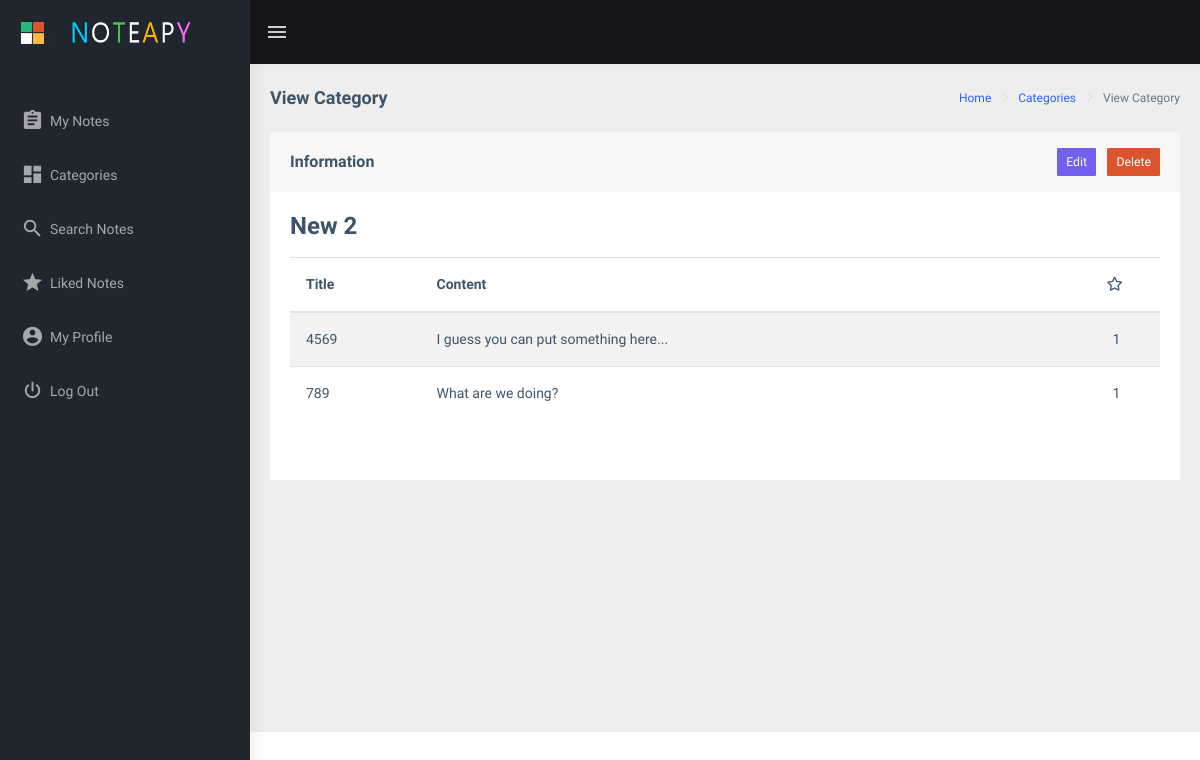
/categories/view/8/ (signed in), run on an earlier commit of the app's database.
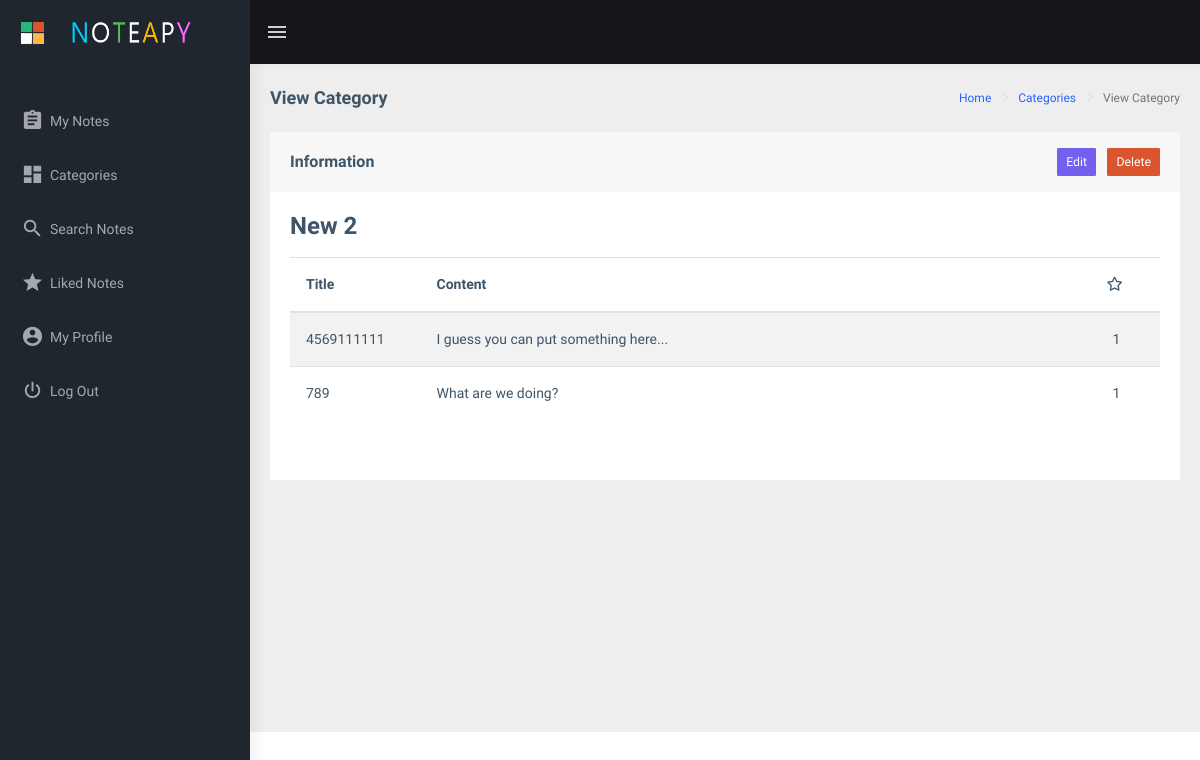
And on a later commit of the database.
### main/models.py (models this page shows, shortened)
class Notes(models.Model):
    title    = models.CharField(max_length=30)
    content  = models.TextField()
    author   = models.ForeignKey(User, on_delete=models.CASCADE)
    category = models.ForeignKey(Categories, on_delete=models.CASCADE)
    num_of_favorites = models.IntegerField()
    class Meta:
        verbose_name_plural = "Notes"

### main/views/categories.py (the view)
# urls.py: path('categories/view/<int:id>/', views.ViewCategory.as_view(), name="View_Category"),
class ViewCategory(LoginRequiredMixin, DetailView):
    template_name = "main/categories/view_category.html"
    def get_object(self):
        id_ = self.kwargs.get("id")
        return get_object_or_404(Categories, id=id_)
    def get_context_data(self, **kwargs):
        category = self.get_object()
        notes_in_category = Notes.objects.filter(category=category)
        childs_list = list(notes_in_category)
        context = super().get_context_data(**kwargs)
        context["notes"] = notes_in_category
        context["category_id"] = category.id
        return context

### main/templates/main/categories/view_category.html (shortened to what this page needs)
{% extends 'main/base.html' %}
{% load static %}
{% block content %}
<div class="page-wrapper">
    <div class="page-breadcrumb">
        <div class="row">
            <div class="col-12 d-flex no-block align-items-center">
                <h4 class="page-title">View Category</h4>
                <div class="ml-auto text-right">
                    <nav aria-label="breadcrumb">
                        <ol class="breadcrumb">
                            <li class="breadcrumb-item"><a href="{% url 'main:Notes' %}">Home</a></li>
                            <li class="breadcrumb-item"><a href="{% url 'main:Categories' %}">Categories</a></li>
                            <li class="breadcrumb-item active" aria-current="page">View Category</li>
                        </ol>
                    </nav>
                </div>
            </div>
        </div>
    </div>
    <div class="container-fluid">
        <div class="row">
            <div class="col-12">
                <div class="card">
                    <div class="card-header d-flex justify-content-between">
                        <h5 class="card-title pt-2">Information</h5>
                        <div class="my-2 my-lg-1">
                            <span class="pr-2"><a class="btn btn-primary btn-sm text-white" href="{% url 'main:Update_Category' id=category_id %}">Edit</a></span>
                            <a class="btn btn-danger btn-sm text-white" href="{% url 'main:Delete_Category' id=category_id %}">Delete</a>
                        </div>
                    </div>
                    <div class="card-body">
                        <h3>{{ object.name }}</h3>
                        <div class="pt-2 pb-4">
                            <table class="table table-striped">
                                {% if not notes %}
                                    <tbody>
                                        <tr>
                                            <td class="text-center">
                                                <div class="pb-3 pt-4">
                                                    <h2>No Notes Found</h2>
                                                    <p><small>Add a Note Through <i class="mdi mdi-clipboard-text"></i>My Notes</small></p>
                                                </div>
                                            </td>
                                        </tr>
                                    </tbody>
                                {% else %}
                                    <thead>
                                        <tr>
                                            <th class="font-weight-bold" width="15%">Title</th>
                                            <th class="font-weight-bold" width="75%">Content</th>
                                            <th class="text-center" width="10%"><i class="far fa-star pr-1"></i></th>
                                        </tr>
                                    </thead>
                                    <tbody>
                                        {% for note in notes %}
                                            <tr>
                                                <td style="vertical-align: middle;">{{ note.title }}</td>
                                                <td style="vertical-align: middle;">{{ note.content }}</td>
                                                <td class="text-center" style="vertical-align: middle;">{{ note.num_of_favorites }}</td>
                                            </tr>
                                        {% endfor %}
                                    </tbody>
                                {% endif %}
                            </table>
                        </div>
                    </div>
                </div>
            </div>
        </div>
    </div>
</div>
{% endblock %}

What changed in the data, as far as the page shows it:
changed Notes "I guess you can put something here...": title "4569" → "4569111111"
